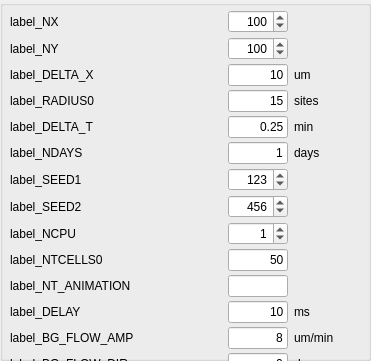
           <widget class="QGroupBox" name="groupBox_run">
            <property name="geometry">
             <rect>
              <x>10</x>
              <y>10</y>
              <width>371</width>
              <height>361</height>
             </rect>
            </property>
            <property name="sizePolicy">
             <sizepolicy hsizetype="Preferred" vsizetype="Preferred">
              <horstretch>0</horstretch>
              <verstretch>0</verstretch>
             </sizepolicy>
            </property>
            <property name="maximumSize">
             <size>
              <width>16777215</width>
              <height>16777215</height>
             </size>
            </property>
            <property name="title">
             <string/>
            </property>
            <widget class="QWidget" name="layoutWidget">
             <property name="geometry">
              <rect>
               <x>10</x>
               <y>10</y>
               <width>351</width>
               <height>341</height>
              </rect>
             </property>
             <layout class="QGridLayout" name="gridLayout_4">
              <property name="sizeConstraint">
               <enum>QLayout::SetFixedSize</enum>
              </property>
              <property name="verticalSpacing">
               <number>4</number>
              </property>
              <item row="3" column="0">
               <widget class="QMyLabel" name="label_RADIUS0">
                <property name="text">
                 <string>label_RADIUS0</string>
                </property>
                <property name="wordWrap">
                 <bool>false</bool>
                </property>
               </widget>
              </item>
              <item row="3" column="1">
               <spacer name="horizontalSpacer_14">
                <property name="orientation">
                 <enum>Qt::Horizontal</enum>
                </property>
                <property name="sizeHint" stdset="0">
                 <size>
                  <width>38</width>
                  <height>17</height>
                 </size>
                </property>
               </spacer>
              </item>
              <item row="3" column="2">
               <widget class="QLineEdit" name="line_RADIUS0">
                <property name="sizePolicy">
                 <sizepolicy hsizetype="Expanding" vsizetype="Maximum">
                  <horstretch>0</horstretch>
                  <verstretch>0</verstretch>
                 </sizepolicy>
                </property>
                <property name="maximumSize">
                 <size>
                  <width>60</width>
                  <height>16777215</height>
                 </size>
                </property>
                <property name="text">
                 <string>15</string>
                </property>
                <property name="alignment">
                 <set>Qt::AlignRight|Qt::AlignTrailing|Qt::AlignVCenter</set>
                </property>
               </widget>
              </item>
              <item row="12" column="2">
               <widget class="QLineEdit" name="line_BG_FLOW_AMP">
                <property name="maximumSize">
                 <size>
                  <width>60</width>
                  <height>16777215</height>
                 </size>
                </property>
                <property name="text">
                 <string>8</string>
                </property>
                <property name="alignment">
                 <set>Qt::AlignRight|Qt::AlignTrailing|Qt::AlignVCenter</set>
                </property>
               </widget>
              </item>
              <item row="4" column="0">
               <widget class="QMyLabel" name="label_DELTA_T">
                <property name="text">
                 <string>label_DELTA_T</string>
                </property>
               </widget>
              </item>
              <item row="4" column="1">
               <spacer name="horizontalSpacer_24">
                <property name="orientation">
                 <enum>Qt::Horizontal</enum>
                </property>
                <property name="sizeHint" stdset="0">
                 <size>
                  <width>40</width>
                  <height>13</height>
                 </size>
                </property>
               </spacer>
              </item>
              <item row="4" column="2">
               <widget class="QLineEdit" name="line_DELTA_T">
                <property name="sizePolicy">
                 <sizepolicy hsizetype="Expanding" vsizetype="Fixed">
                  <horstretch>0</horstretch>
                  <verstretch>0</verstretch>
                 </sizepolicy>
                </property>
                <property name="maximumSize">
                 <size>
                  <width>60</width>
                  <height>16777215</height>
                 </size>
                </property>
                <property name="text">
                 <string>0.25</string>
                </property>
                <property name="alignment">
                 <set>Qt::AlignRight|Qt::AlignTrailing|Qt::AlignVCenter</set>
                </property>
               </widget>
              </item>
              <item row="5" column="0">
               <widget class="QMyLabel" name="label_NDAYS">
                <property name="mouseTracking">
                 <bool>false</bool>
                </property>
                <property name="toolTip">
                 <string/>
                </property>
                <property name="text">
                 <string>label_NDAYS</string>
                </property>
                <property name="wordWrap">
                 <bool>false</bool>
                </property>
               </widget>
              </item>
              <item row="0" column="0">
               <widget class="QMyLabel" name="label_NX">
                <property name="text">
                 <string>label_NX</string>
                </property>
                <property name="wordWrap">
                 <bool>false</bool>
                </property>
               </widget>
              </item>
              <item row="0" column="1">
               <spacer name="horizontalSpacer_12">
                <property name="orientation">
                 <enum>Qt::Horizontal</enum>
                </property>
                <property name="sizeHint" stdset="0">
                 <size>
                  <width>40</width>
                  <height>13</height>
                 </size>
                </property>
               </spacer>
              </item>
              <item row="0" column="2">
               <widget class="QSpinBox" name="spin_NX">
                <property name="sizePolicy">
                 <sizepolicy hsizetype="Minimum" vsizetype="Fixed">
                  <horstretch>0</horstretch>
                  <verstretch>0</verstretch>
                 </sizepolicy>
                </property>
                <property name="maximumSize">
                 <size>
                  <width>60</width>
                  <height>16777215</height>
                 </size>
                </property>
                <property name="alignment">
                 <set>Qt::AlignRight|Qt::AlignTrailing|Qt::AlignVCenter</set>
                </property>
                <property name="maximum">
                 <number>999999999</number>
                </property>
                <property name="value">
                 <number>100</number>
                </property>
               </widget>
              </item>
              <item row="2" column="0">
               <widget class="QMyLabel" name="label_DELTA_X">
                <property name="text">
                 <string>label_DELTA_X</string>
                </property>
                <property name="wordWrap">
                 <bool>false</bool>
                </property>
               </widget>
              </item>
              <item row="2" column="1">
               <spacer name="horizontalSpacer_13">
                <property name="orientation">
                 <enum>Qt::Horizontal</enum>
                </property>
                <property name="sizeHint" stdset="0">
                 <size>
                  <width>40</width>
                  <height>13</height>
                 </size>
                </property>
               </spacer>
              </item>
              <item row="2" column="2">
               <widget class="QLineEdit" name="line_DELTA_X">
                <property name="sizePolicy">
                 <sizepolicy hsizetype="Expanding" vsizetype="Maximum">
                  <horstretch>0</horstretch>
                  <verstretch>0</verstretch>
                 </sizepolicy>
                </property>
                <property name="maximumSize">
                 <size>
                  <width>60</width>
                  <height>16777215</height>
                 </size>
                </property>
                <property name="text">
                 <string>10</string>
                </property>
                <property name="alignment">
                 <set>Qt::AlignRight|Qt::AlignTrailing|Qt::AlignVCenter</set>
                </property>
               </widget>
              </item>
              <item row="5" column="1">
               <spacer name="horizontalSpacer_29">
                <property name="orientation">
                 <enum>Qt::Horizontal</enum>
                </property>
                <property name="sizeHint" stdset="0">
                 <size>
                  <width>40</width>
                  <height>13</height>
                 </size>
                </property>
               </spacer>
              </item>
              <item row="6" column="0">
               <widget class="QMyLabel" name="label_SEED1">
                <property name="mouseTracking">
                 <bool>false</bool>
                </property>
                <property name="toolTip">
                 <string>seed vector for RNGs</string>
                </property>
                <property name="text">
                 <string>label_SEED1</string>
                </property>
                <property name="wordWrap">
                 <bool>false</bool>
                </property>
               </widget>
              </item>
              <item row="6" column="1">
               <spacer name="horizontalSpacer_30">
                <property name="orientation">
                 <enum>Qt::Horizontal</enum>
                </property>
                <property name="sizeHint" stdset="0">
                 <size>
                  <width>40</width>
                  <height>13</height>
                 </size>
                </property>
               </spacer>
              </item>
              <item row="6" column="2">
               <widget class="QSpinBox" name="spin_SEED1">
                <property name="maximumSize">
                 <size>
                  <width>60</width>
                  <height>16777215</height>
                 </size>
                </property>
                <property name="alignment">
                 <set>Qt::AlignRight|Qt::AlignTrailing|Qt::AlignVCenter</set>
                </property>
                <property name="maximum">
                 <number>999999999</number>
                </property>
                <property name="value">
                 <number>123</number>
                </property>
               </widget>
              </item>
              <item row="7" column="0">
               <widget class="QMyLabel" name="label_SEED2">
                <property name="mouseTracking">
                 <bool>false</bool>
                </property>
                <property name="toolTip">
                 <string>seed vector for RNGs</string>
                </property>
                <property name="text">
                 <string>label_SEED2</string>
                </property>
                <property name="wordWrap">
                 <bool>false</bool>
                </property>
               </widget>
              </item>
              <item row="7" column="1">
               <spacer name="horizontalSpacer_31">
                <property name="orientation">
                 <enum>Qt::Horizontal</enum>
                </property>
                <property name="sizeHint" stdset="0">
                 <size>
                  <width>40</width>
                  <height>13</height>
                 </size>
                </property>
               </spacer>
              </item>
              <item row="7" column="2">
               <widget class="QSpinBox" name="spin_SEED2">
                <property name="maximumSize">
                 <size>
                  <width>60</width>
                  <height>16777215</height>
                 </size>
                </property>
                <property name="alignment">
                 <set>Qt::AlignRight|Qt::AlignTrailing|Qt::AlignVCenter</set>
                </property>
                <property name="maximum">
                 <number>999999999</number>
                </property>
                <property name="value">
                 <number>456</number>
                </property>
               </widget>
              </item>
              <item row="5" column="2">
               <widget class="QLineEdit" name="line_NDAYS">
                <property name="maximumSize">
                 <size>
                  <width>60</width>
                  <height>16777215</height>
                 </size>
                </property>
                <property name="text">
                 <string>1</string>
                </property>
                <property name="alignment">
                 <set>Qt::AlignRight|Qt::AlignTrailing|Qt::AlignVCenter</set>
                </property>
               </widget>
              </item>
              <item row="10" column="0">
               <widget class="QMyLabel" name="label_NT_ANIMATION">
                <property name="toolTip">
                 <string>animation update interval</string>
                </property>
                <property name="text">
                 <string>label_NT_ANIMATION</string>
                </property>
               </widget>
              </item>
              <item row="10" column="1">
               <spacer name="horizontalSpacer_32">
                <property name="orientation">
                 <enum>Qt::Horizontal</enum>
                </property>
                <property name="sizeHint" stdset="0">
                 <size>
                  <width>40</width>
                  <height>13</height>
                 </size>
                </property>
               </spacer>
              </item>
              <item row="5" column="3">
               <widget class="QLabel" name="units_NDAYS">
                <property name="text">
                 <string>days</string>
                </property>
               </widget>
              </item>
              <item row="2" column="3">
               <widget class="QLabel" name="units_DELTA_X">
                <property name="minimumSize">
                 <size>
                  <width>40</width>
                  <height>0</height>
                 </size>
                </property>
                <property name="text">
                 <string>um</string>
                </property>
               </widget>
              </item>
              <item row="8" column="1">
               <spacer name="horizontalSpacer_34">
                <property name="orientation">
                 <enum>Qt::Horizontal</enum>
                </property>
                <property name="sizeHint" stdset="0">
                 <size>
                  <width>40</width>
                  <height>13</height>
                 </size>
                </property>
               </spacer>
              </item>
              <item row="8" column="2">
               <widget class="QSpinBox" name="spin_NCPU">
                <property name="maximumSize">
                 <size>
                  <width>60</width>
                  <height>16777215</height>
                 </size>
                </property>
                <property name="alignment">
                 <set>Qt::AlignRight|Qt::AlignTrailing|Qt::AlignVCenter</set>
                </property>
                <property name="maximum">
                 <number>999999999</number>
                </property>
                <property name="value">
                 <number>1</number>
                </property>
               </widget>
              </item>
              <item row="1" column="0">
               <widget class="QMyLabel" name="label_NY">
                <property name="text">
                 <string>label_NY</string>
                </property>
                <property name="wordWrap">
                 <bool>false</bool>
                </property>
               </widget>
              </item>
              <item row="1" column="1">
               <spacer name="horizontalSpacer_15">
                <property name="orientation">
                 <enum>Qt::Horizontal</enum>
                </property>
                <property name="sizeHint" stdset="0">
                 <size>
                  <width>40</width>
                  <height>13</height>
                 </size>
                </property>
               </spacer>
              </item>
              <item row="1" column="2">
               <widget class="QSpinBox" name="spin_NY">
                <property name="sizePolicy">
                 <sizepolicy hsizetype="Minimum" vsizetype="Fixed">
                  <horstretch>0</horstretch>
                  <verstretch>0</verstretch>
                 </sizepolicy>
                </property>
                <property name="maximumSize">
                 <size>
                  <width>60</width>
                  <height>16777215</height>
                 </size>
                </property>
                <property name="alignment">
                 <set>Qt::AlignRight|Qt::AlignTrailing|Qt::AlignVCenter</set>
                </property>
                <property name="maximum">
                 <number>999999999</number>
                </property>
                <property name="value">
                 <number>100</number>
                </property>
               </widget>
              </item>
              <item row="3" column="3">
               <widget class="QLabel" name="units_RADIUS0">
                <property name="minimumSize">
                 <size>
                  <width>40</width>
                  <height>0</height>
                 </size>
                </property>
                <property name="text">
                 <string>sites   </string>
                </property>
               </widget>
              </item>
              <item row="9" column="0">
               <widget class="QMyLabel" name="label_NTCELLS0">
                <property name="toolTip">
                 <string>animation update interval</string>
                </property>
                <property name="text">
                 <string>label_NTCELLS0</string>
                </property>
               </widget>
              </item>
              <item row="9" column="1">
               <spacer name="horizontalSpacer_35">
                <property name="orientation">
                 <enum>Qt::Horizontal</enum>
                </property>
                <property name="sizeHint" stdset="0">
                 <size>
                  <width>40</width>
                  <height>13</height>
                 </size>
                </property>
               </spacer>
              </item>
              <item row="9" column="2">
               <widget class="QLineEdit" name="line_NTCELLS0">
                <property name="maximumSize">
                 <size>
                  <width>60</width>
                  <height>16777215</height>
                 </size>
                </property>
                <property name="text">
                 <string>50</string>
                </property>
                <property name="alignment">
                 <set>Qt::AlignRight|Qt::AlignTrailing|Qt::AlignVCenter</set>
                </property>
               </widget>
              </item>
              <item row="4" column="3">
               <widget class="QLabel" name="units_DELTA_T">
                <property name="text">
                 <string>min</string>
                </property>
               </widget>
              </item>
              <item row="11" column="0">
               <widget class="QMyLabel" name="label_DELAY">
                <property name="text">
                 <string>label_DELAY</string>
                </property>
               </widget>
              </item>
              <item row="11" column="2">
               <widget class="QLineEdit" name="line_DELAY">
                <property name="maximumSize">
                 <size>
                  <width>60</width>
                  <height>16777215</height>
                 </size>
                </property>
                <property name="text">
                 <string>10</string>
                </property>
                <property name="alignment">
                 <set>Qt::AlignRight|Qt::AlignTrailing|Qt::AlignVCenter</set>
                </property>
               </widget>
              </item>
              <item row="11" column="3">
               <widget class="QLabel" name="units_DELAY">
                <property name="text">
                 <string>ms</string>
                </property>
               </widget>
              </item>
              <item row="10" column="2">
               <widget class="QLineEdit" name="line_NT_ANIMATION">
                <property name="maximumSize">
                 <size>
                  <width>60</width>
                  <height>16777215</height>
                 </size>
                </property>
                <property name="alignment">
                 <set>Qt::AlignRight|Qt::AlignTrailing|Qt::AlignVCenter</set>
                </property>
               </widget>
              </item>
              <item row="12" column="0">
               <widget class="QMyLabel" name="label_BG_FLOW_AMP">
                <property name="text">
                 <string>label_BG_FLOW_AMP</string>
                </property>
               </widget>
              </item>
              <item row="11" column="1">
               <spacer name="horizontalSpacer_33">
                <property name="orientation">
                 <enum>Qt::Horizontal</enum>
                </property>
                <property name="sizeHint" stdset="0">
                 <size>
                  <width>40</width>
                  <height>13</height>
                 </size>
                </property>
               </spacer>
              </item>
              <item row="12" column="1">
               <spacer name="horizontalSpacer_36">
                <property name="orientation">
                 <enum>Qt::Horizontal</enum>
                </property>
                <property name="sizeHint" stdset="0">
                 <size>
                  <width>40</width>
                  <height>13</height>
                 </size>
                </property>
               </spacer>
              </item>
              <item row="8" column="0">
               <widget class="QMyLabel" name="label_NCPU">
                <property name="toolTip">
                 <string>animation update interval</string>
                </property>
                <property name="text">
                 <string>label_NCPU</string>
                </property>
               </widget>
              </item>
              <item row="13" column="1">
               <spacer name="horizontalSpacer_37">
                <property name="orientation">
                 <enum>Qt::Horizontal</enum>
                </property>
                <property name="sizeHint" stdset="0">
                 <size>
                  <width>88</width>
                  <height>13</height>
                 </size>
                </property>
               </spacer>
              </item>
              <item row="12" column="3">
               <widget class="QLabel" name="units_BG_FLOW_AMP">
                <property name="text">
                 <string>um/min</string>
                </property>
               </widget>
              </item>
              <item row="13" column="0">
               <widget class="QMyLabel" name="label_BG_FLOW_DIR">
                <property name="text">
                 <string>label_BG_FLOW_DIR</string>
                </property>
               </widget>
              </item>
              <item row="13" column="2">
               <widget class="QLineEdit" name="line_BG_FLOW_DIR">
                <property name="maximumSize">
                 <size>
                  <width>60</width>
                  <height>16777215</height>
                 </size>
                </property>
                <property name="text">
                 <string>0</string>
                </property>
                <property name="alignment">
                 <set>Qt::AlignRight|Qt::AlignTrailing|Qt::AlignVCenter</set>
                </property>
               </widget>
              </item>
              <item row="13" column="3">
               <widget class="QLabel" name="units_BG_FLOW_DIR">
                <property name="text">
                 <string>degree</string>
                </property>
               </widget>
              </item>
             </layout>
            </widget>
           </widget>
